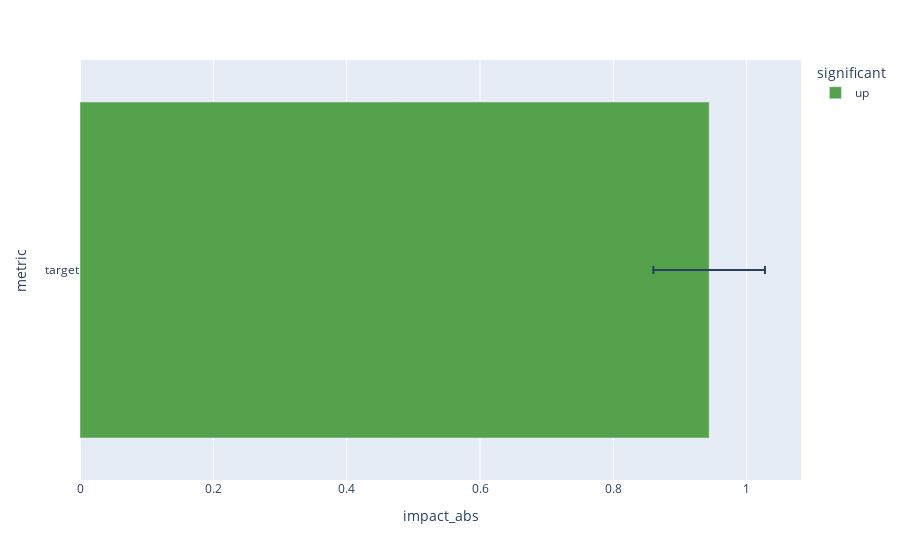

The code cell stored with this chart in its notebook:
### Code cell
evaluator.summary_plot()

### Figure 1 — Plotly figure (JSON) as saved in the notebook; plotly's stock layout.template omitted (floating-point values rounded to 4 significant figures)
{"data": [{"alignmentgroup": "True", "error_x": {"array": [0.0837]}, "hovertemplate": "significant=up<br>impact_abs=%{x}<br>metric=%{y}<extra></extra>", "legendgroup": "up", "marker": {"color": "#54A24B", "pattern": {"shape": ""}}, "name": "up", "offsetgroup": "up", "orientation": "h", "showlegend": true, "textposition": "auto", "type": "bar", "x": [0.9437], "xaxis": "x", "y": ["target"], "yaxis": "y"}], "layout": {"barmode": "relative", "legend": {"title": {"text": "significant"}, "tracegroupgap": 0}, "margin": {"t": 60}, "xaxis": {"anchor": "y", "domain": [0, 1], "title": {"text": "impact_abs"}}, "yaxis": {"anchor": "x", "domain": [0, 1], "title": {"text": "metric"}}}}
